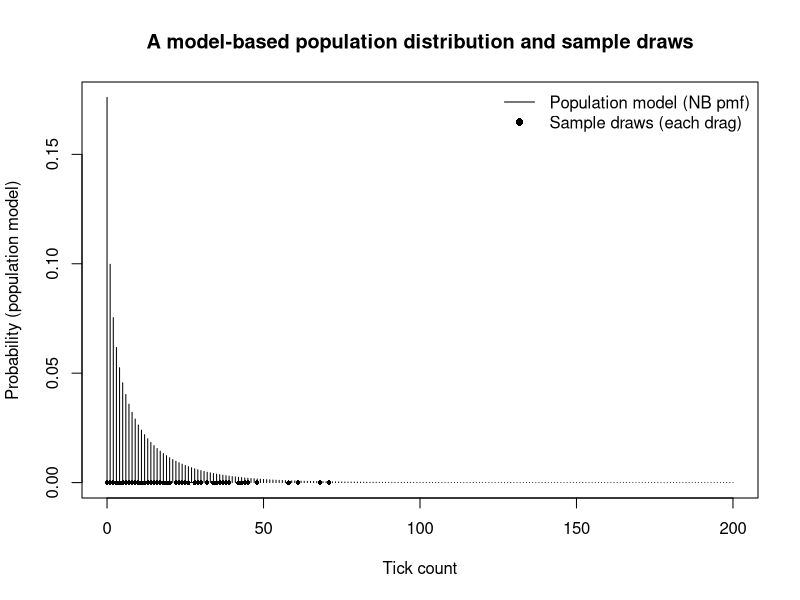

The R source for this figure: (Note: this script raises an error after producing the figure.)
## ---- chunk 1
knitr::opts_chunk$set(echo = TRUE, warning = FALSE,
  message = FALSE)
## ---- chunk 2
# Optional plotting package
library(ggplot2)

# For reproducibility
set.seed(101)
## ---- chunk 3
n_sites <- 4
sites <- paste0("Site_", LETTERS[1:n_sites]) #here we are just labeling a vector object of sites as "Site_1, Site_2...etc"

n_days <- 21 #number of sampling days
start_day <- as.Date("2025-05-15") #creating a start date as a date object
days <- start_day + 0:(n_days - 1) #Creating a vector of days starting at May 15th 2025 all the way up to 20 days later

times_of_day <- c("AM", "PM") 
drags_per_visit <- 6

tick_drag <- expand.grid( #merging all of our simulated data vectors into a dataframe
site = sites,
date = days,
tod  = times_of_day,
drag_id = seq_len(drags_per_visit)
)

tick_drag$transect <- sample(c("T1", "T2"), 
size = nrow(tick_drag),
replace = TRUE)

tick_drag$effort_m <- round(rnorm(nrow(tick_drag), mean = 100, sd = 5)) #we'll assume we aimed at 100m drags and add some error in here for GPS unit wobbling

head(tick_drag)

## ---- chunk 4
microclimate <- unique(tick_drag[, c("site", "date", "tod")])

day_index <- as.numeric(microclimate$date - min(microclimate$date))

microclimate$temp_C <- 18 +
0.25 * day_index + #temperature should generally increase along sampling variables
ifelse(microclimate$tod == "PM", 3, 0) +
rnorm(nrow(microclimate), 0, 1.2) #adding some variation in temperature

microclimate$rh_pct <- pmin(
100,
pmax(
30,
85 - 1.2 * (microclimate$temp_C - 18) +
rnorm(nrow(microclimate), 0, 6)
)
)

head(microclimate)

## ---- chunk 5
tick_drag <- merge(tick_drag, microclimate,
by = c("site", "date", "tod"),
all.x = TRUE)

head(tick_drag)

## ---- chunk 6
lost_rows <- sample(seq_len(nrow(microclimate)), size = 6)
lost_keys <- microclimate[lost_rows, c("site", "date", "tod")]

lost_flag <- paste(tick_drag$site,
tick_drag$date,
tick_drag$tod) %in%
paste(lost_keys$site,
lost_keys$date,
lost_keys$tod)

tick_drag$temp_C[lost_flag] <- NA
tick_drag$rh_pct[lost_flag] <- NA

miss_ticks <- sample(seq_len(nrow(tick_drag)),
size = round(0.02 * nrow(tick_drag)))

tick_drag$ticks_count <- NA

## ---- chunk 7

set.seed(1) #this just makes it so when y'all run this code any randomly chosen number from a distribution will be the same number

# Make sure site is treated as a factor (important for grouping)
tick_drag$site <- factor(tick_drag$site)

favorable <- function(temp_C, rh_pct){ #don't pay too much attention to this now, but this function will generally make our simulated tick count data conform to the hypothesis that there is some favourability in the tick count data along our environmental variables. A common modeling approach that uses this kind of framework would be mechanistic model predicting real count data where you include favourability and remove it to see what happens
ifelse(is.na(temp_C) | is.na(rh_pct),
NA, #if temp or RH is NA, we assume we did not collect ticks at that time (incomplete data)
exp(-0.03*(temp_C - 22)^2 - #if we have ticks, then we are going to assume we get the most ticks at ~22C and 80%RH and fewer away from those maxima
0.0015*(rh_pct - 80)^2))
}

tick_drag$favorability <- favorable(tick_drag$temp_C, #apply the function to our dataframe
tick_drag$rh_pct)

# -------------------------
# 1) Create "bands" of sites
# -------------------------
# We will randomly assign ~40% of sites to be "higher tick" sites.
sites <- levels(tick_drag$site)
n_sites <- length(sites)

high_sites <- sample(sites, size = round(0.4 * n_sites), replace = FALSE)
tick_drag$site_band <- ifelse(tick_drag$site %in% high_sites, "high", "low")
tick_drag$site_band <- factor(tick_drag$site_band, levels = c("low", "high"))

# Site-specific random effect (adds extra heterogeneity among sites)
site_re <- rnorm(n_sites, mean = 0, sd = 0.35)
names(site_re) <- sites
tick_drag$site_re <- site_re[as.character(tick_drag$site)]

# ---------------------------------------
# 2) Zero-inflation
# ---------------------------------------
# This is a simple model for the probability of observing *any* ticks.
# Interpretation: even at a "good" site, many drags come up empty.
# We make ticks more likely when favorability is higher and (slightly) in AM.
lp_nonzero <- -0.8 +
  2.5 * tick_drag$favorability +     # more favorable -> higher chance of non-zero
  0.3 * (tick_drag$tod == "AM") +    # minor AM effect
  0.2 * (tick_drag$site_band == "high")

p_nonzero <- plogis(lp_nonzero)      # convert to probability (0–1)
is_nonzero <- rbinom(nrow(tick_drag), size = 1, prob = p_nonzero)

# -------------------------------------------------------
# 3) Conditional mean counts (given non-zero observation)
# -------------------------------------------------------
# Baseline differences between the two site bands:
# - low band targets ~1–5 ticks on non-zero drags
# - high band targets ~15–20 ticks on non-zero drags
#
# We build this on the log scale (common in count models).
linpred <- 1.2 +                                 # baseline for low sites
  1.6 * (tick_drag$site_band == "high") +        # bump high sites upward
  1.2 * tick_drag$favorability +                 # more favorable -> more ticks
  0.2 * (tick_drag$tod == "AM") +                # minor AM effect
  0.004 * (tick_drag$effort_m - 100) +           # more effort -> more ticks
  tick_drag$site_re                               # site-level random effect

mu <- exp(linpred)

# ---------------------------------------------------------
# 4) Occasional "hot spot" multiplier to reach ~200 counts
# ---------------------------------------------------------
# A small probability of a big bump in counts under favorable conditions.
# This is a simple way to mimic patchy larval clusters or localized “boom” events.
hotspot_prob <- 0.03 * tick_drag$favorability     # more likely when favorable
hotspot <- rbinom(nrow(tick_drag), size = 1, prob = pmin(hotspot_prob, 0.08))

# Multiply mean by 3–6x when hotspot occurs
hotspot_mult <- ifelse(hotspot == 1, runif(nrow(tick_drag), 3, 6), 1)
mu2 <- mu * hotspot_mult

# ---------------------------------------------
# 5) Simulate counts with higher variability
# ---------------------------------------------
# Smaller size -> more overdispersion -> heavier right tail.
size_nb <- 0.6

tick_drag$ticks_count <- rnbinom(
  nrow(tick_drag),
  mu = mu2,
  size = size_nb
)

# Apply the zero-inflation gate
tick_drag$ticks_count[is_nonzero == 0] <- 0

# Re-insert missing values where you intentionally created missing tick counts
tick_drag$ticks_count[miss_ticks] <- NA

# Quick checks
summary(tick_drag$ticks_count)
tapply(tick_drag$ticks_count, tick_drag$site_band, summary, na.rm = TRUE)

# Optional: check max and proportion of zeros
max(tick_drag$ticks_count, na.rm = TRUE)
mean(tick_drag$ticks_count == 0, na.rm = TRUE)

#great! We have simulated some tick data that looks like what we think would be plausible in real life, next we'll take a quick look at the distribution of counts and the general spread of our data

## ---- chunk 8
#Below is an example of sampling draws from our population of ticks. 


# For example, a typical low-band mean (median-ish mu among low sites)
mu_demo <- median(mu2[tick_drag$site_band == "low"], na.rm = TRUE)

# Use the same dispersion you used in the simulation
size_demo <- size_nb

# Define a reasonable tick-count range for plotting the distribution
x <- 0:200

# The "population" distribution implied by our model for this scenario
p_pop <- dnbinom(x, mu = mu_demo, size = size_demo)

# Take repeated "samples" from this population (each draw = one hypothetical drag)
n_draws <- 200
draws <- rnbinom(n_draws, mu = mu_demo, size = size_demo)

# Plot the population distribution
plot(x, p_pop, type = "h",
     xlab = "Tick count",
     ylab = "Probability (population model)",
     main = "A model-based population distribution and sample draws")

# Overlay sample draws as points along the x-axis
points(draws, rep(0, length(draws)), pch = 16, cex = 0.6)

legend("topright",
       legend = c("Population model (NB pmf)", "Sample draws (each drag)"),
       lty = c(1, NA), pch = c(NA, 16), bty = "n")
#Each sample is a snap-shot of what the population is actually doing at this time, hence why our sampling design and statistical approaches need to align with what we expect the population distribution to look like. 
## ---- chunk 9
write.csv(tick_drag, "tick_drag_sim.csv", row.names = FALSE) #saves your simulated data as a csv

tick_drag <- read.csv("tick_drag_sim.csv") #brings back in that csv

## ---- chunk 10
head(tick_drag)
tail(tick_drag)
summary(tick_drag)
str(tick_drag)

## ---- chunk 11

#convert char variables into factor
tick_drag$site <- as.factor(tick_drag$site)
tick_drag$tod <- as.factor(tick_drag$tod)
tick_drag$drag_id <- as.factor(tick_drag$drag_id)
tick_drag$site_band <- as.factor(tick_drag$site_band)

#convert date var into type date
tick_drag$date <- as.Date(tick_drag$date)

#remove NAs from frame
tick_drag <- na.omit(tick_drag)

## ---- chunk 12
hist(tick_drag$ticks_count,
breaks = 30,
main = "Distribution of tick counts",
xlab = "ticks_count")
#you can see the classic form of tick drag data: overdispersed (variance appears to be much higher than the mean) if you are interested about actually testing for overdispersion, take a look at the optional code at the bottom of this r markdown
## ---- chunk 13
ggplot(tick_drag, aes(x = ticks_count)) +
geom_histogram(bins = 30)

## ---- chunk 14
ggplot(tick_drag,
aes(x = temp_C, y = ticks_count)) +
geom_point()
#You can start to see a pattern here where we have 1) lots of zeros all along the gradient of our environmental variable and an interesting slight curve where tick counts may increase slightly towards ~22C and taper off towards either end of this spectrum. This is biologically what we might expect (if we sampled a population enough)
## ---- chunk 15

ggplot(tick_drag,
aes(x = site, y = ticks_count)) +
geom_point()

## ---- chunk 16
tick_drag$ticks_log1p <- log(tick_drag$ticks_count + 1)

## ---- chunk 17
ggplot(tick_drag,
aes(x = temp_C, y = ticks_log1p)) +
geom_point()
#we can see that logging our variable turns the data into essentially a banded point cloud; this makes sense because we pulled our simulated data from a log distribution! 
## ---- chunk 18
#In general, a function is written as:
name_of_fxn <- function(argument1, argument2, ...){
  #Stuff to do.
  return()
}
#below is a function to calculate vapor pressure deficit based on temperature and relative humidity
vpd <- function(temp_C, rh_pct){

#temp_C in degrees C
#rh_pct in percent

es <- 0.6108 * exp(17.27 * temp_C / #saturation vapor pressure
(temp_C + 237.3))
ea <- (rh_pct / 100) * es #actual vapor pressure
es - ea #returns VPD in kPa
}

vpd(25, 80) # test, should be 0.63356
## ---- chunk 19

tick_drag$vpd <- vpd(temp_C = tick_drag$temp_C,rh_pct = tick_drag$rh_pct)

plot(tick_drag$vpd, tick_drag$ticks_count)

## ---- chunk 20
#optional look into overdispersion checks

# 1) Subset to complete cases for variables used in the model
dat_od <- subset(
  tick_drag,
  !is.na(ticks_count) &
    !is.na(temp_C) &
    !is.na(rh_pct) &
    !is.na(site) &
    !is.na(tod) &
    !is.na(effort_m)
)

# Basic sanity checks
stopifnot(is.numeric(dat_od$ticks_count))
stopifnot(all(dat_od$ticks_count >= 0))

# 2) Fit a simple Poisson GLM
# Include log(effort_m) as an offset so counts are comparable across effort
m_pois <- glm(
  ticks_count ~ temp_C + rh_pct + tod + site + offset(log(effort_m)),
  family = poisson(link = "log"),
  data = dat_od
)

summary(m_pois)

# 3) Overdispersion diagnostic: residual deviance / residual df
disp_ratio <- deviance(m_pois) / df.residual(m_pois)
disp_ratio

# Rule of thumb:
# - ~1: Poisson variance roughly OK
# - >>1 (e.g., >1.5–2): likely overdispersion (variance > mean)
# - <1: underdispersion (less common in ecology count data)

#Looks like we do have a bit of overdispersion! 

# 4) Formal-ish check using a Pearson chi-square statistic
pearson_chisq <- sum(residuals(m_pois, type = "pearson")^2)
pearson_ratio <- pearson_chisq / df.residual(m_pois)
pearson_ratio

# Optional: approximate p-value (large-sample heuristic)
p_overdisp <- pchisq(pearson_chisq, df = df.residual(m_pois), lower.tail = FALSE)
p_overdisp

# 5) If overdispersion is present, compare to a Negative Binomial model
# (This is a practical follow-up model commonly used for overdispersed counts.)
if (requireNamespace("MASS", quietly = TRUE)) {
  m_nb <- MASS::glm.nb(
    ticks_count ~ temp_C + rh_pct + tod + site + offset(log(effort_m)),
    data = dat_od
  )

  summary(m_nb)

  # AIC comparison: lower is better (not a proof, but a useful diagnostic)
  AIC(m_pois, m_nb)
} else {
  message("Package 'MASS' not available; skipping Negative Binomial comparison.")
}

# 6) Quick visual check: mean-variance relationship by grouping
# If variance greatly exceeds mean across groups, that supports overdispersion.
by_group <- aggregate(
  ticks_count ~ site + tod,
  data = dat_od,
  FUN = function(x) c(mean = mean(x), var = var(x), n = length(x))
)

# aggregate() returns a matrix column; unpack it
by_group$mean <- by_group$ticks_count[, "mean"]
by_group$var  <- by_group$ticks_count[, "var"]
by_group$n    <- by_group$ticks_count[, "n"]
by_group$ticks_count <- NULL

by_group

# Plot variance vs mean (Poisson would expect var ≈ mean)
plot(by_group$mean, by_group$var,
     xlab = "Mean ticks (by site × time of day)",
     ylab = "Variance in ticks (by site × time of day)")
abline(a = 0, b = 1, lty = 2)
## ---- chunk 21
# Basic collinearity check for continuous predictors
vars <- tick_drag[, c("temp_C", "rh_pct", "effort_m")]
vars <- vars[complete.cases(vars), ]

cor(vars)

# Pairwise scatterplots (base R)
pairs(vars, main = "Pairwise plots: temperature, RH, effort")
#effort is a good example of something that should not (ideally) correlate with temp and RH, but we can see that there is a bit of a linear correlation between temp and rh based on their pairwise cor plots.
## ---- chunk 22
if (requireNamespace("car", quietly = TRUE)) {
  m_vif <- lm(ticks_count ~ temp_C +rh_pct + effort_m, data = tick_drag)
  car::vif(m_vif)
} else {
  message("Package 'car' not installed; skipping VIF.")
}
#should be around 1, if VIFs are above three then you might have some issues. Thresholds for VIFs are all over the place, I'd recommend finding some papers that report VIFs for the stats you're using and the type of data you have and see what thresholds they use.
## ---- chunk 23
x <- tick_drag$ticks_count
x <- x[!is.na(x)]

mean(x == 0)   # fraction of zero counts
summary(x)

hist(x, breaks = 50,
     main = "Tick count distribution (often zero-heavy and right-skewed)",
     xlab = "ticks_count")

# log1p makes the tail easier to see
hist(log1p(x), breaks = 50,
     main = "log(1 + ticks_count) distribution",
     xlab = "log1p(ticks_count)")
#no surprise here, we have data with lots of zeros and long tails.
## ---- chunk 24
boxplot(ticks_count ~ site, data = tick_drag,
        main = "Tick counts by site (watch for zero inflation + extreme values)",
        ylab = "ticks_count")
#your typical box plot gives your quartile ranges, note our long "tails" of extreme values well above most of our other points and differences in the severity of this issue across our sites (Site A and Site C have more extreme points than sites B and D). This site-level difference in variation has some strong implications for the types of assumptions we can make around data aggregation and consistent variances.
## ---- chunk 25
dat_mv <- subset(tick_drag, !is.na(ticks_count) & !is.na(site) & !is.na(tod))

mv <- aggregate(ticks_count ~ site + tod, data = dat_mv,
                FUN = function(z) c(mean = mean(z), var = var(z), n = length(z)))

mv$mean <- mv$ticks_count[, "mean"]
mv$var  <- mv$ticks_count[, "var"]
mv$n    <- mv$ticks_count[, "n"]
mv$ticks_count <- NULL

mv

plot(mv$mean, mv$var,
     xlab = "Mean ticks (by site - time of day)",
     ylab = "Variance in ticks (by site - time of day)",
     main = "Mean–variance check (Poisson would fall near the dashed line)")
abline(a = 0, b = 1, lty = 2)
#we are so far away from that dashed line it is not even funny!
## ---- chunk 26
dat_nl <- subset(tick_drag, !is.na(ticks_count) & !is.na(temp_C))

plot(dat_nl$temp_C, dat_nl$ticks_count,
     pch = 16, cex = 0.6,
     xlab = "Temperature (C)",
     ylab = "Tick counts",
     main = "Ticks vs temperature (watch for nonlinearity)")

# Add a loess smooth on log scale to reduce domination by large counts
lines(lowess(dat_nl$temp_C, log1p(dat_nl$ticks_count)), lwd = 2)
#like we mentioned before, this relationship looks more curvilinear/quadratic than linear
## ---- chunk 27
dat_glm <- subset(
  tick_drag,
  !is.na(ticks_count) & !is.na(temp_C) & !is.na(rh_pct) &
    !is.na(site) & !is.na(tod) & !is.na(effort_m)
)

m_pois <- glm(
  ticks_count ~ temp_C + rh_pct + tod + site + offset(log(effort_m)),
  family = poisson(link = "log"),
  data = dat_glm
)

# Fitted vs Pearson residuals: look for fan-shapes / structure
plot(fitted(m_pois), residuals(m_pois, type = "pearson"),
     pch = 16, cex = 0.6,
     xlab = "Fitted values",
     ylab = "Pearson residuals",
     main = "Residual check: heteroskedasticity / misspecification")
abline(h = 0, lty = 2)

# Also check residuals over time (dependence / autocorrelation hints)
dat_glm$pearson_resid <- residuals(m_pois, type = "pearson")
dat_glm <- dat_glm[order(dat_glm$date), ]
dat_glm$date<-as.Date(dat_glm$date)
plot(dat_glm$date, dat_glm$pearson_resid,
    xlim = c(as.Date("2025-05-15"), as.Date("2025-06-04")),
     pch = 16, cex = 0.6,
     xlab = "Date",
     ylab = "Pearson residuals",
     main = "Residuals through time (watch for runs / clustering)")
abline(h = 0, lty = 2)
#lots of clustering but at least we are consistently clustering across time...
## ---- chunk 28
infl <- influence.measures(m_pois)

# Cook's distance is one common summary
cd <- cooks.distance(m_pois)

plot(cd, type = "h",
     main = "Cook's distance (large spikes = influential points)",
     ylab = "Cook's D", xlab = "Observation index")
abline(h = 4/length(cd), lty = 2) #Cook's distance >4/n is often used as a threshold for an influential point, the gold standard however is to run the model with and without influential points and see if they change relationship directions or effect size magnitudes

# Identify a few most influential rows
head(order(cd, decreasing = TRUE), 10)
